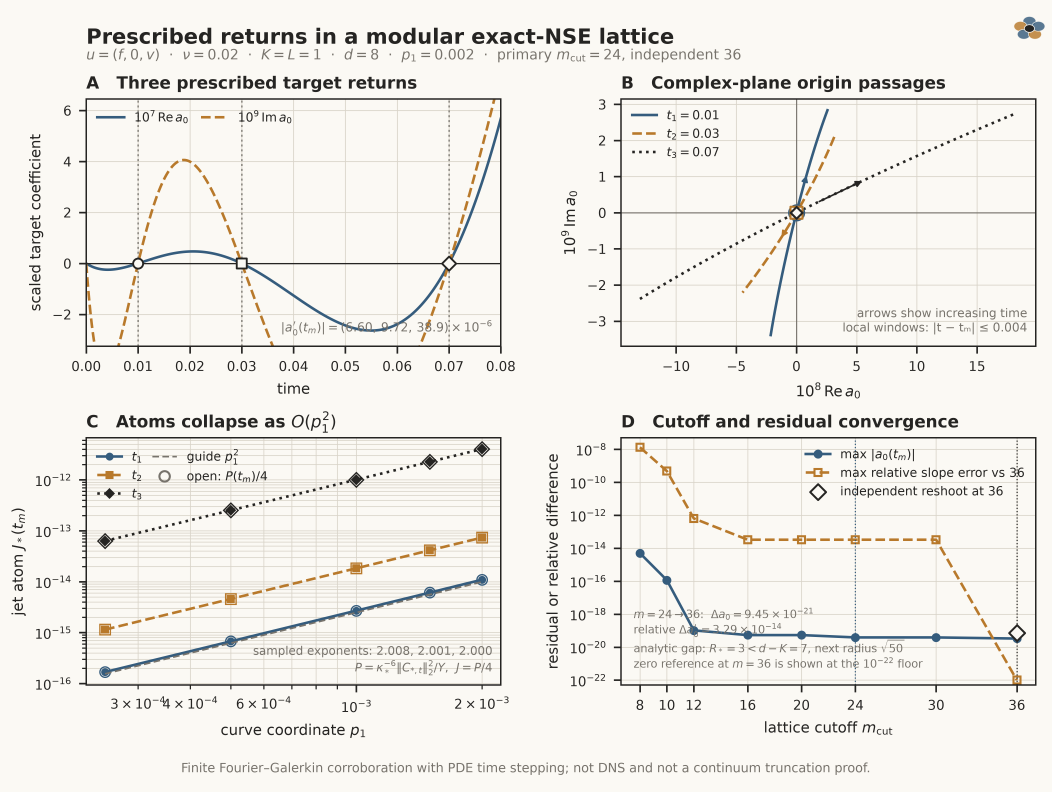
#> input picture figures/r071u-second-jet/fig-r071u-recurrence-packing/figure.png, 4206 x 3168 px (shown at 1/4 size)
$ python qa_images.py
#> lines starting #> are read from the running program, lines starting #| are printed output that depends on the picture
#!/usr/bin/env python3
"""Generate color, grayscale, and independent PDF-render QA previews."""

from __future__ import annotations

import argparse
from pathlib import Path
import shutil
import subprocess

from PIL import Image, ImageOps, ImageStat


ROOT = Path(__file__).resolve().parent


def main() -> None:
    parser = argparse.ArgumentParser()
    parser.add_argument("--manual-status", choices=("pending", "pass"), default="pending")
    args = parser.parse_args()
    with Image.open(ROOT / "figure.png") as source:
#> source is the input picture: PIL image 4206x3168 RGBA; mean R, G, B, A 239.6, 237.4, 232.2, 255
        width, height = source.size
#> width = 4206; height = 3168
        dpi = source.info.get("dpi", (0.0, 0.0))
#> dpi = (600, 600)
        if not (4190 <= width <= 4220 and 3160 <= height <= 3180):
            raise RuntimeError(f"unexpected archival PNG size: {source.size}")
        if min(dpi) < 599.0:
            raise RuntimeError(f"archival PNG does not report 600 dpi: {dpi}")
        preview = source.convert("RGB")
        preview.thumbnail((2200, 1700), Image.Resampling.LANCZOS)
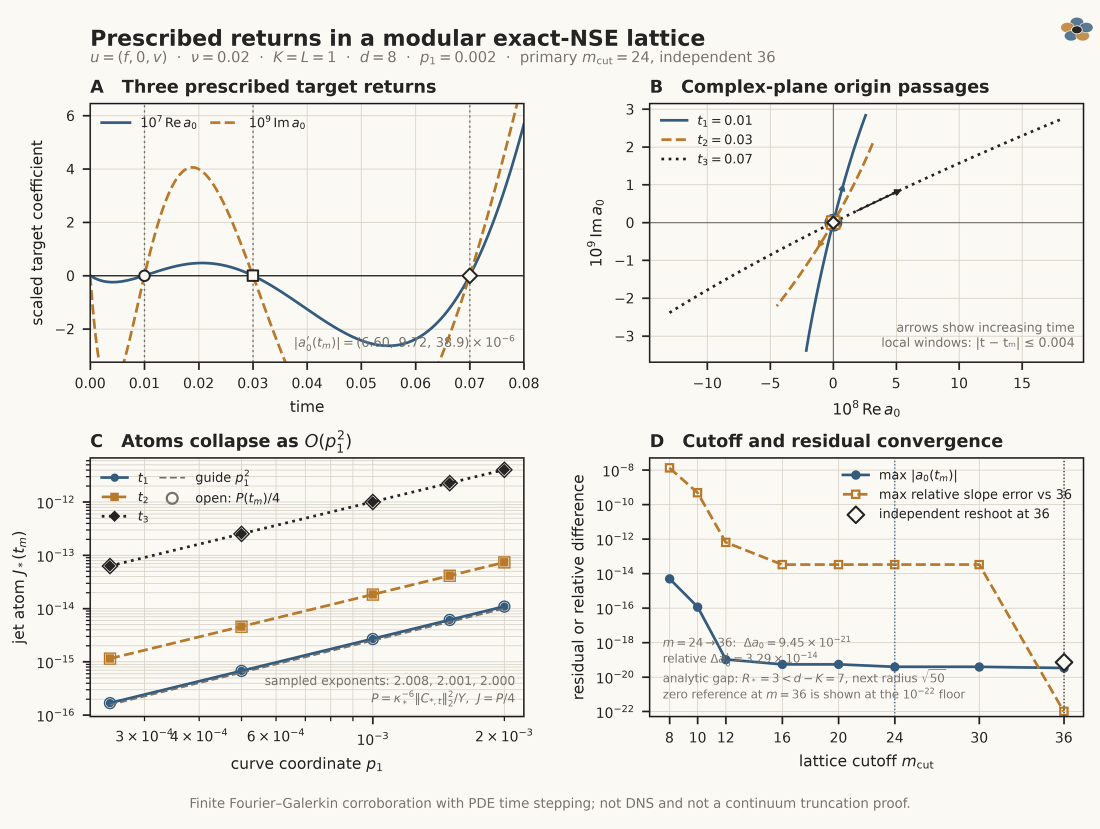
#> preview: PIL image 2200x1657 RGB (shown at 1/2 size); mean R, G, B 239.5, 237.3, 232.2
        preview.save(ROOT / "qa-original.png", dpi=(180, 180))
        grayscale = ImageOps.grayscale(preview)
        grayscale.save(ROOT / "qa-grayscale.png", dpi=(180, 180))
        extrema = grayscale.getextrema()
#> extrema = (0, 255)
        deviation = ImageStat.Stat(grayscale).stddev[0]
#> deviation = 42
        if extrema[1] - extrema[0] < 180 or deviation < 20:
            raise RuntimeError("grayscale preview lacks adequate tonal separation")

    renderer = shutil.which("pdftoppm")
    if renderer is None:
        raise FileNotFoundError("pdftoppm is required for PDF QA")
    subprocess.run(
        [
            renderer,
            "-png",
            "-r",
            "180",
            "-singlefile",
            str(ROOT / "figure.pdf"),
            str(ROOT / "qa-pdf"),
        ],
        check=True,
    )
#> (this line was passed over: subprocess is not available in this run)
    with Image.open(ROOT / "qa-pdf.png") as pdf_preview:
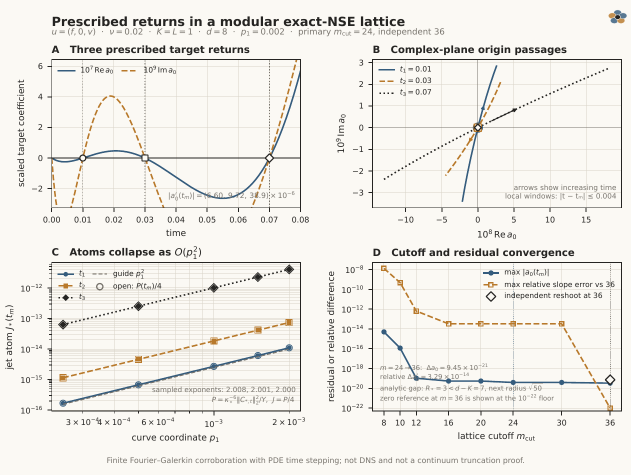
#> input picture figures/r071u-second-jet/fig-r071u-recurrence-packing/qa-pdf.png, 1262 x 951 px (shown at 1/2 size)
#> pdf_preview is the input picture: PIL image 1262x951 RGB; mean R, G, B 239.6, 237.5, 232.2
        if pdf_preview.width < 1200 or pdf_preview.height < 900:
            raise RuntimeError("PDF render preview is unexpectedly small")

    manual = "PASS" if args.manual_status == "pass" else "PENDING"
    (ROOT / "qa-report.md").write_text(
        "# R0.71U recurrence figure QA\n\n"
        f"- archival PNG pixel size {width} x {height}: PASS\n"
        f"- archival PNG density {dpi[0]:.3f} x {dpi[1]:.3f} dpi: PASS\n"
        "- color preview generated from the archival PNG: PASS\n"
        "- true grayscale preview generated: PASS\n"
        "- PDF rendered independently with Poppler at 180 dpi: PASS\n"
        f"- final 178 mm print-size inspection: {manual}\n"
        f"- labels, legends, scales, and units inspection: {manual}\n"
        f"- root-marker and direction-arrow inspection: {manual}\n"
        f"- grayscale line-style and marker distinction inspection: {manual}\n"
        f"- PDF-specific render inspection: {manual}\n"
        "- main mcut=24 and independent sparse mcut=36 data cross-check: PASS\n"
        "- finite-Galerkin, PDE-time-stepping, non-DNS boundary visible in figure: PASS\n"
        "- numerical corroboration versus analytic-proof boundary stated in caption: PASS\n",
        encoding="utf-8",
    )


if __name__ == "__main__":
    main()
